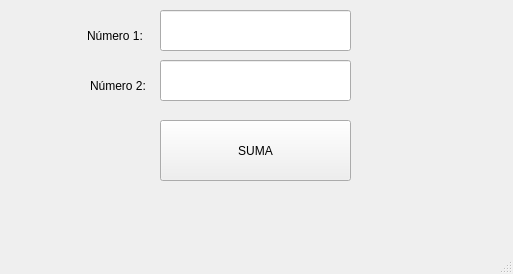
<?xml version="1.0" encoding="UTF-8"?>
<ui version="4.0">
 <class>MainWindow</class>
 <widget class="QMainWindow" name="MainWindow">
  <property name="geometry">
   <rect>
    <x>0</x>
    <y>0</y>
    <width>513</width>
    <height>274</height>
   </rect>
  </property>
  <property name="windowTitle">
   <string>MainWindow</string>
  </property>
  <widget class="QWidget" name="centralwidget">
   <widget class="QPushButton" name="btn_sumar">
    <property name="geometry">
     <rect>
      <x>160</x>
      <y>120</y>
      <width>191</width>
      <height>61</height>
     </rect>
    </property>
    <property name="text">
     <string>SUMA</string>
    </property>
   </widget>
   <widget class="QLineEdit" name="txt_num1">
    <property name="geometry">
     <rect>
      <x>160</x>
      <y>10</y>
      <width>191</width>
      <height>41</height>
     </rect>
    </property>
    <property name="font">
     <font>
      <pointsize>12</pointsize>
      <bold>true</bold>
     </font>
    </property>
    <property name="text">
     <string/>
    </property>
    <property name="alignment">
     <set>Qt::AlignCenter</set>
    </property>
   </widget>
   <widget class="QLabel" name="label">
    <property name="geometry">
     <rect>
      <x>87</x>
      <y>20</y>
      <width>61</width>
      <height>31</height>
     </rect>
    </property>
    <property name="text">
     <string>Número 1:</string>
    </property>
   </widget>
   <widget class="QLabel" name="label_2">
    <property name="geometry">
     <rect>
      <x>90</x>
      <y>70</y>
      <width>71</width>
      <height>31</height>
     </rect>
    </property>
    <property name="text">
     <string>Número 2:</string>
    </property>
   </widget>
   <widget class="QLineEdit" name="txt_num2">
    <property name="geometry">
     <rect>
      <x>160</x>
      <y>60</y>
      <width>191</width>
      <height>41</height>
     </rect>
    </property>
    <property name="font">
     <font>
      <pointsize>12</pointsize>
      <bold>true</bold>
     </font>
    </property>
    <property name="text">
     <string/>
    </property>
    <property name="alignment">
     <set>Qt::AlignCenter</set>
    </property>
   </widget>
  </widget>
  <widget class="QMenuBar" name="menubar">
   <property name="geometry">
    <rect>
     <x>0</x>
     <y>0</y>
     <width>513</width>
     <height>24</height>
    </rect>
   </property>
  </widget>
  <widget class="QStatusBar" name="statusbar"/>
 </widget>
 <resources/>
 <connections/>
</ui>
